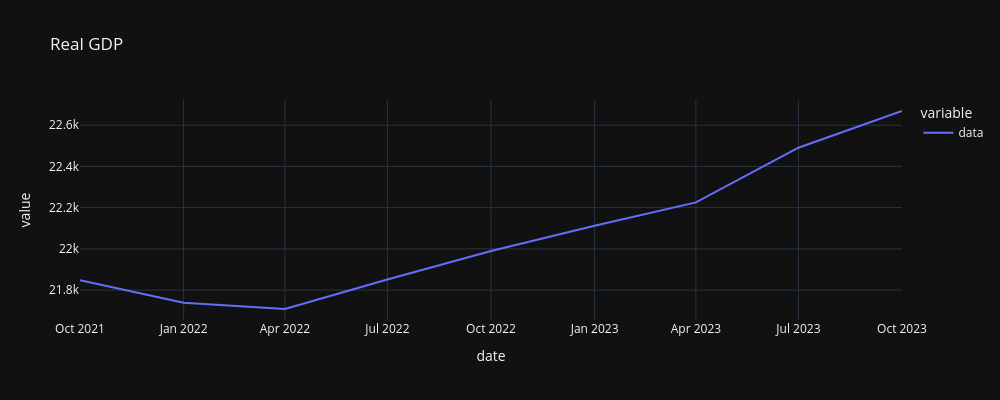

Source (notebook cell):
### Code cell
"""
GDP Contraction: One of the primary indicators is a decline in Gross Domestic Product (GDP),
which measures the total value of goods and services produced in a country.
A negative GDP growth for two consecutive quarters is often considered a technical recession.
"""

# Real Gross Domestic Product (GDPC1)
plot_data("GDPC1", "Real GDP", years=2)

### Figure 1 — Plotly figure (JSON) as saved in the notebook; plotly's stock layout.template omitted (floating-point values rounded to 4 significant figures)
{"data": [{"hovertemplate": "variable=data<br>date=%{x|%B %d, %Y}<br>value=%{y}<extra></extra>", "legendgroup": "data", "line": {"color": "#636efa", "dash": "solid"}, "marker": {"symbol": "circle"}, "mode": "lines", "name": "data", "orientation": "v", "showlegend": true, "type": "scatter", "x": ["2021-10-01T00:00:00", "2022-01-01T00:00:00", "2022-04-01T00:00:00", "2022-07-01T00:00:00", "2022-10-01T00:00:00", "2023-01-01T00:00:00", "2023-04-01T00:00:00", "2023-07-01T00:00:00", "2023-10-01T00:00:00"], "xaxis": "x", "y": [21850.0, 21740.0, 21710.0, 21850.0, 21990.0, 22110.0, 22230.0, 22490.0, 22670.0], "yaxis": "y"}], "layout": {"height": 400, "legend": {"title": {"text": "variable"}, "tracegroupgap": 0}, "title": {"text": "Real GDP"}, "width": 1000, "xaxis": {"anchor": "y", "domain": [0, 1], "title": {"text": "date"}}, "yaxis": {"anchor": "x", "domain": [0, 1], "title": {"text": "value"}}}}
